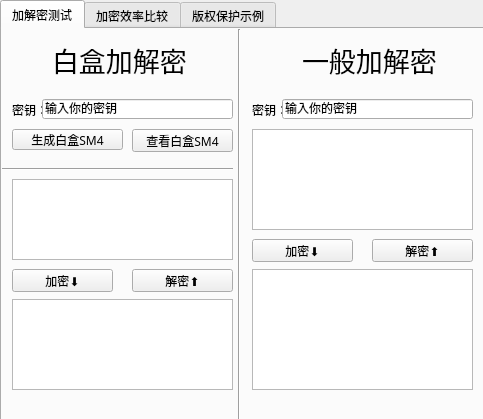
<?xml version="1.0" encoding="UTF-8"?>
<ui version="4.0">
 <class>Form</class>
 <widget class="QWidget" name="Form">
  <property name="geometry">
   <rect>
    <x>0</x>
    <y>0</y>
    <width>483</width>
    <height>419</height>
   </rect>
  </property>
  <property name="windowTitle">
   <string>Form</string>
  </property>
  <widget class="QTabWidget" name="tabWidget">
   <property name="geometry">
    <rect>
     <x>0</x>
     <y>0</y>
     <width>501</width>
     <height>421</height>
    </rect>
   </property>
   <property name="font">
    <font>
     <family>微软雅黑</family>
    </font>
   </property>
   <property name="currentIndex">
    <number>0</number>
   </property>
   <widget class="QWidget" name="tab">
    <attribute name="title">
     <string>加解密测试</string>
    </attribute>
    <widget class="Line" name="line">
     <property name="geometry">
      <rect>
       <x>222</x>
       <y>0</y>
       <width>31</width>
       <height>401</height>
      </rect>
     </property>
     <property name="orientation">
      <enum>Qt::Vertical</enum>
     </property>
    </widget>
    <widget class="QLabel" name="left_label">
     <property name="geometry">
      <rect>
       <x>50</x>
       <y>0</y>
       <width>141</width>
       <height>61</height>
      </rect>
     </property>
     <property name="font">
      <font>
       <family>微软雅黑</family>
       <pointsize>20</pointsize>
      </font>
     </property>
     <property name="text">
      <string>白盒加解密</string>
     </property>
    </widget>
    <widget class="QLabel" name="left_label_2">
     <property name="geometry">
      <rect>
       <x>300</x>
       <y>0</y>
       <width>141</width>
       <height>61</height>
      </rect>
     </property>
     <property name="font">
      <font>
       <family>微软雅黑</family>
       <pointsize>20</pointsize>
      </font>
     </property>
     <property name="text">
      <string>一般加解密</string>
     </property>
    </widget>
    <widget class="QLabel" name="label">
     <property name="geometry">
      <rect>
       <x>10</x>
       <y>70</y>
       <width>54</width>
       <height>21</height>
      </rect>
     </property>
     <property name="text">
      <string>密钥：</string>
     </property>
    </widget>
    <widget class="QLineEdit" name="left_key_input">
     <property name="geometry">
      <rect>
       <x>40</x>
       <y>70</y>
       <width>191</width>
       <height>20</height>
      </rect>
     </property>
     <property name="text">
      <string>输入你的密钥</string>
     </property>
    </widget>
    <widget class="QPushButton" name="generateButton">
     <property name="geometry">
      <rect>
       <x>10</x>
       <y>100</y>
       <width>111</width>
       <height>21</height>
      </rect>
     </property>
     <property name="text">
      <string>生成白盒SM4</string>
     </property>
    </widget>
    <widget class="QPushButton" name="viewButton">
     <property name="geometry">
      <rect>
       <x>130</x>
       <y>100</y>
       <width>101</width>
       <height>23</height>
      </rect>
     </property>
     <property name="text">
      <string>查看白盒SM4</string>
     </property>
    </widget>
    <widget class="Line" name="line_2">
     <property name="geometry">
      <rect>
       <x>0</x>
       <y>130</y>
       <width>231</width>
       <height>20</height>
      </rect>
     </property>
     <property name="orientation">
      <enum>Qt::Horizontal</enum>
     </property>
    </widget>
    <widget class="QTextEdit" name="mText">
     <property name="geometry">
      <rect>
       <x>10</x>
       <y>150</y>
       <width>221</width>
       <height>81</height>
      </rect>
     </property>
    </widget>
    <widget class="QPushButton" name="encryptButton">
     <property name="geometry">
      <rect>
       <x>10</x>
       <y>240</y>
       <width>101</width>
       <height>23</height>
      </rect>
     </property>
     <property name="text">
      <string>加密⬇</string>
     </property>
    </widget>
    <widget class="QPushButton" name="decryptButton">
     <property name="geometry">
      <rect>
       <x>130</x>
       <y>240</y>
       <width>101</width>
       <height>23</height>
      </rect>
     </property>
     <property name="text">
      <string>解密⬆</string>
     </property>
    </widget>
    <widget class="QTextEdit" name="cText">
     <property name="geometry">
      <rect>
       <x>10</x>
       <y>270</y>
       <width>221</width>
       <height>91</height>
      </rect>
     </property>
    </widget>
    <widget class="QLabel" name="label_2">
     <property name="geometry">
      <rect>
       <x>250</x>
       <y>70</y>
       <width>54</width>
       <height>21</height>
      </rect>
     </property>
     <property name="text">
      <string>密钥：</string>
     </property>
    </widget>
    <widget class="QLineEdit" name="right_key_input">
     <property name="geometry">
      <rect>
       <x>280</x>
       <y>70</y>
       <width>191</width>
       <height>20</height>
      </rect>
     </property>
     <property name="text">
      <string>输入你的密钥</string>
     </property>
    </widget>
    <widget class="QTextEdit" name="mTextRight">
     <property name="geometry">
      <rect>
       <x>250</x>
       <y>100</y>
       <width>221</width>
       <height>101</height>
      </rect>
     </property>
    </widget>
    <widget class="QPushButton" name="encryptButton_right">
     <property name="geometry">
      <rect>
       <x>250</x>
       <y>210</y>
       <width>101</width>
       <height>23</height>
      </rect>
     </property>
     <property name="text">
      <string>加密⬇</string>
     </property>
    </widget>
    <widget class="QPushButton" name="decryptButton_right">
     <property name="geometry">
      <rect>
       <x>370</x>
       <y>210</y>
       <width>101</width>
       <height>23</height>
      </rect>
     </property>
     <property name="text">
      <string>解密⬆</string>
     </property>
    </widget>
    <widget class="QTextEdit" name="cTextRight">
     <property name="geometry">
      <rect>
       <x>250</x>
       <y>240</y>
       <width>221</width>
       <height>121</height>
      </rect>
     </property>
    </widget>
   </widget>
   <widget class="QWidget" name="tab_2">
    <attribute name="title">
     <string>加密效率比较</string>
    </attribute>
    <widget class="QGraphicsView" name="graphicsView">
     <property name="geometry">
      <rect>
       <x>10</x>
       <y>50</y>
       <width>461</width>
       <height>211</height>
      </rect>
     </property>
    </widget>
    <widget class="QLabel" name="label_3">
     <property name="geometry">
      <rect>
       <x>110</x>
       <y>10</y>
       <width>281</width>
       <height>31</height>
      </rect>
     </property>
     <property name="font">
      <font>
       <family>微软雅黑</family>
       <pointsize>12</pointsize>
      </font>
     </property>
     <property name="text">
      <string>不同类型SM4白盒密码加密效率测试</string>
     </property>
    </widget>
    <widget class="QLabel" name="label_4">
     <property name="geometry">
      <rect>
       <x>110</x>
       <y>280</y>
       <width>41</width>
       <height>16</height>
      </rect>
     </property>
     <property name="text">
      <string>密钥：</string>
     </property>
    </widget>
    <widget class="QLineEdit" name="keyInput">
     <property name="geometry">
      <rect>
       <x>150</x>
       <y>280</y>
       <width>201</width>
       <height>20</height>
      </rect>
     </property>
     <property name="text">
      <string>输入您的密钥</string>
     </property>
    </widget>
    <widget class="QLabel" name="label_5">
     <property name="geometry">
      <rect>
       <x>90</x>
       <y>310</y>
       <width>54</width>
       <height>16</height>
      </rect>
     </property>
     <property name="text">
      <string>固定明文：</string>
     </property>
    </widget>
    <widget class="QLabel" name="label_6">
     <property name="geometry">
      <rect>
       <x>150</x>
       <y>310</y>
       <width>231</width>
       <height>16</height>
      </rect>
     </property>
     <property name="text">
      <string>abcdefgABCDEFG12345678987654321</string>
     </property>
    </widget>
    <widget class="QPushButton" name="testButton">
     <property name="geometry">
      <rect>
       <x>130</x>
       <y>340</y>
       <width>221</width>
       <height>23</height>
      </rect>
     </property>
     <property name="text">
      <string>开始测试</string>
     </property>
    </widget>
   </widget>
   <widget class="QWidget" name="tab_3">
    <attribute name="title">
     <string>版权保护示例</string>
    </attribute>
    <widget class="QGraphicsView" name="graphicsView_2">
     <property name="geometry">
      <rect>
       <x>10</x>
       <y>10</y>
       <width>461</width>
       <height>231</height>
      </rect>
     </property>
    </widget>
    <widget class="QPushButton" name="encryprImageButton">
     <property name="geometry">
      <rect>
       <x>40</x>
       <y>280</y>
       <width>161</width>
       <height>71</height>
      </rect>
     </property>
     <property name="font">
      <font>
       <family>微软雅黑</family>
       <pointsize>15</pointsize>
      </font>
     </property>
     <property name="text">
      <string>选择图片加密</string>
     </property>
    </widget>
    <widget class="QPushButton" name="watchImageButton">
     <property name="geometry">
      <rect>
       <x>260</x>
       <y>280</y>
       <width>171</width>
       <height>71</height>
      </rect>
     </property>
     <property name="font">
      <font>
       <family>微软雅黑</family>
       <pointsize>15</pointsize>
      </font>
     </property>
     <property name="text">
      <string>查看加密图片</string>
     </property>
    </widget>
   </widget>
  </widget>
 </widget>
 <resources/>
 <connections/>
</ui>
